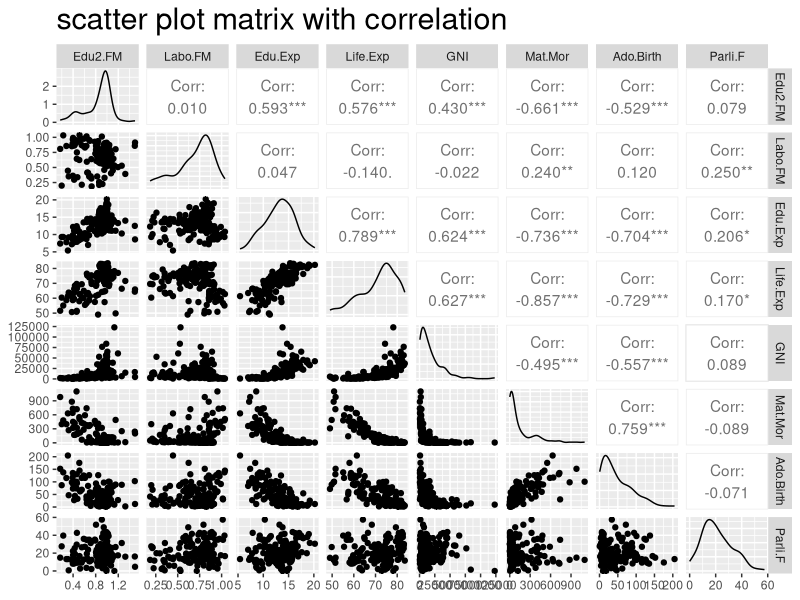
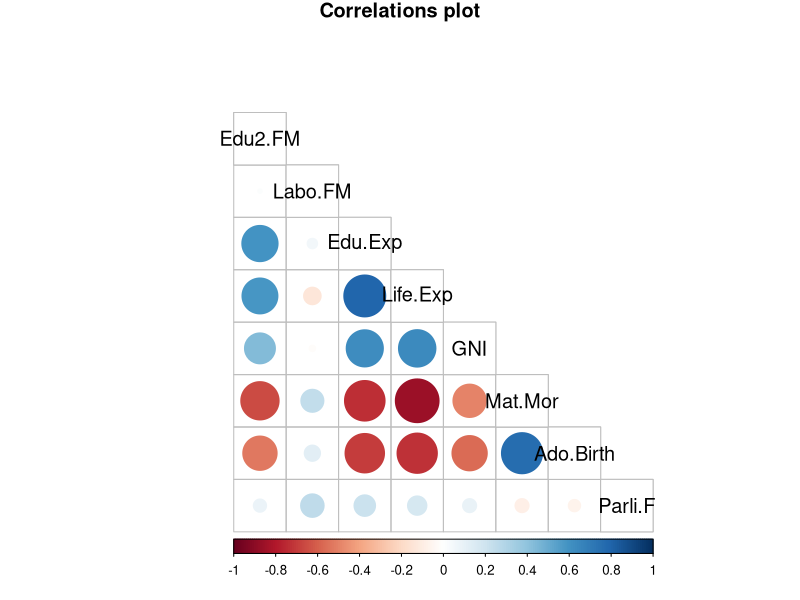
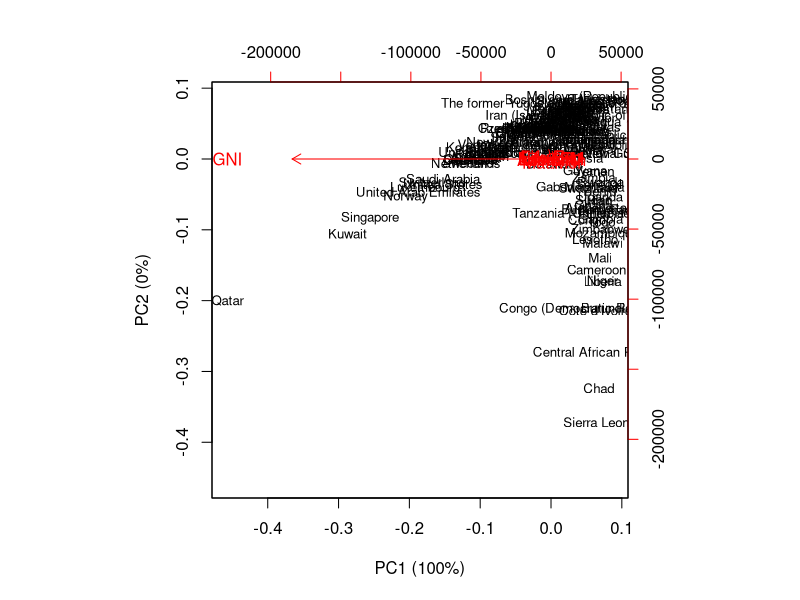
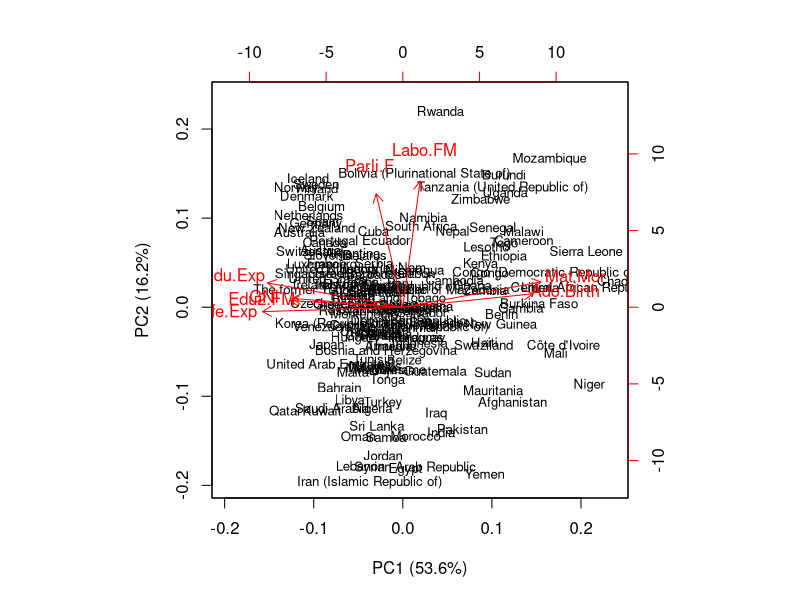
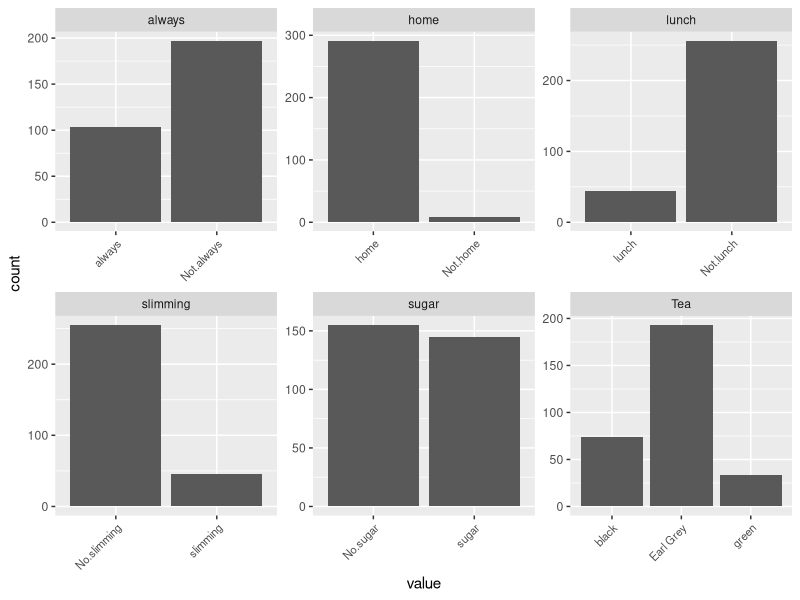
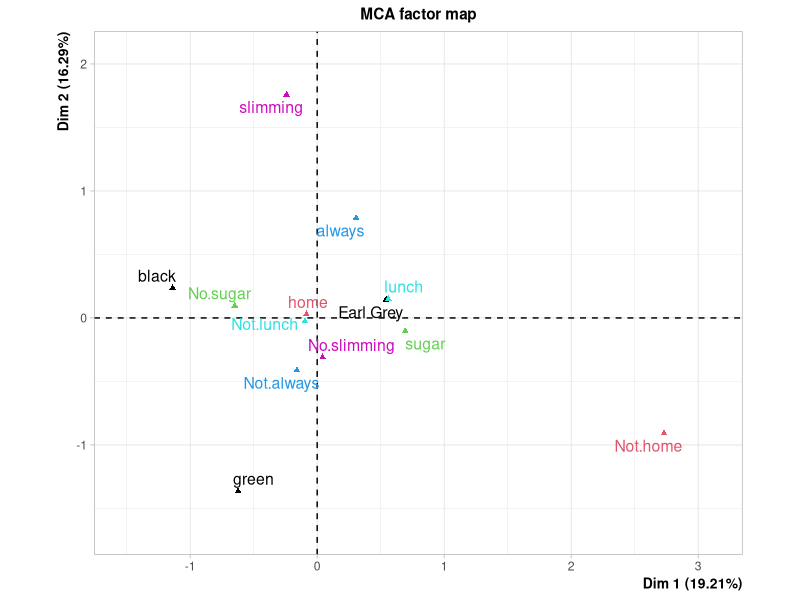

These figures' R source, in order:
## ---- chunk 1
#install.packages("FactoMineR")
library(GGally)
library(ggplot2)
library(tidyr)
library(dplyr)
library(corrplot)
library(ggpubr)
library(magrittr)
library(boot)
library(knitr)
library(kableExtra)
library(FactoMineR)
## ---- chunk 2
human<-read.table("data/human.csv")
str(human)
dim(human)

## ---- chunk 3
human_summary= do.call(cbind, lapply(human, summary))

kable(human_summary,"html", caption="human data summary table") %>%   kable_styling(bootstrap_options ="condensed",  font_size = 14, full_width = F) %>% column_spec(1:1, bold = T,color = "white", background = "green") %>% row_spec(0, bold = T,  color = "white", background = "green")

## ---- chunk 4

p1=ggpairs(human,title="scatter plot matrix with correlation") 
p1 + theme(plot.title = element_text(size = rel(2)))

## ---- chunk 5

cor_matrix<-cor(human) %>% round(digits=2)

# visualize the correlation matrix

corrplot(cor_matrix, method="circle", type = "lower", cl.pos = "b", tl.col="black", tl.pos = "d", tl.cex = 1.2,title="Correlations plot",mar=c(0,0,1,0))
## ---- chunk 6
pca_human_no_standard <- prcomp(human)
pca_human_no_standard

s_no_standard=summary(pca_human_no_standard)

pca_pr_no_standard <- round(100*s_no_standard$importance[2, ], digits = 1)
pc_lab_no_standard=paste0(names(pca_pr_no_standard), " (", pca_pr_no_standard, "%)")

biplot(pca_human_no_standard, cex = c(0.8, 1), col = c("black", "red"), xlab = pc_lab_no_standard[1], ylab = pc_lab_no_standard[2])
## ---- chunk 7
pca_human_standard <- prcomp(human,scale. = TRUE)
pca_human_standard
s_standard=summary(pca_human_standard)

pca_pr_standard <- round(100*s_standard$importance[2, ], digits = 1)

pc_lab_standard=paste0(names(pca_pr_standard), " (", pca_pr_standard, "%)")

biplot(pca_human_standard, cex = c(0.8, 1), col = c("black", "red"), xlab = pc_lab_standard[1], ylab = pc_lab_standard[2])
## ---- chunk 8
data("tea")
str(tea)
dim(tea)
#g1<-gather(tea) %>% ggplot(aes(value)) + facet_wrap("key", scales = "free") 
#g1+ geom_bar() + theme(axis.text.x = element_text(angle = 45, hjust = 1, size = 8))

summary(tea)

## ---- chunk 9
#select my interest of variables 
keep_columns <-  c("Tea", "home", "sugar", "always", "lunch","slimming", "health")
#my interest of  new dataset
tea_my <- dplyr::select(tea, one_of(keep_columns))

str(tea_my)


g1<-gather(tea_my) %>% ggplot(aes(value)) + facet_wrap("key", scales = "free") 
g1+ geom_bar() + theme(axis.text.x = element_text(angle = 45, hjust = 1, size = 8))
summary(tea_my)
## ---- chunk 10
# multiple correspondence analysis
mca <- MCA(tea_my, graph = FALSE)
# summary of the model
summary(mca)

## ---- chunk 11
# visualize MCA
plot(mca, invisible=c("ind"),habillage = "quali")
